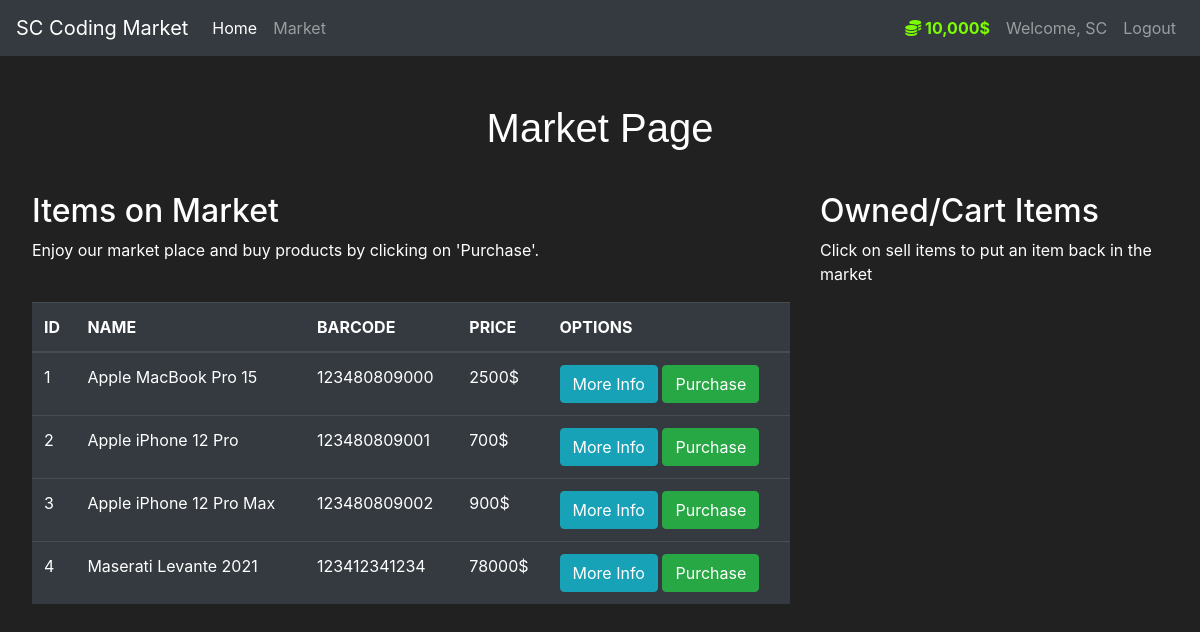
The app's page /market (signed in) with its own data.
### market/models.py (models this page shows, shortened)
class User(db.Model, UserMixin):
    id =  db.Column(db.Integer(), primary_key=True)
    username = db.Column(db.String(length=30), nullable=False, unique=True)
    email_address = db.Column(db.String(length=50), nullable=False, unique=True)
    password_hash = db.Column(db.String(length=60), nullable=False)
    budget = db.Column(db.Integer(), default=10000)
    items = db.relationship('Item', backref='owned_user', lazy=True)
    @property
    def password(self):
        return self.password

class Item(db.Model):
    id =  db.Column(db.Integer(), primary_key=True)
    name = db.Column(db.String(length=30),nullable=False, unique=True)
    price = db.Column(db.Integer(), nullable=False)
    barcode = db.Column(db.String(length=12), nullable=False, unique=True)
    description = db.Column(db.String(length=1024), nullable=False, unique=True)
    owner = db.Column(db.Integer(), db.ForeignKey('user.id'))

### market/routes.py (the view, shortened to what this page needs)
@app.route("/market", methods=['GET', 'POST'])
@login_required
def market_page():
    purchase_form = PurchaseItemForm()
    sell_form = SellItemForm()
    if request.method == 'GET':
        items = Item.query.filter_by(owner=None)
        owned_items = Item.query.filter_by(owner=current_user.id)
        return render_template("market.html", items=items, purchase_form=purchase_form, owned_items=owned_items, sell_form=sell_form)

### market/models.py (called while the page is built)
@login_manager.user_loader
def load_user(user_id):
    return User.query.get(int(user_id))

### market/templates/market.html (shortened to what this page needs)
{% extends 'base.html' %}
{% block content %}
<h1 style="margin-top: 3rem; font-family: sans-serif;;">Market Page</h1>
<div class="row" style="padding: 2rem 1rem 2rem 2rem; text-align: left;">
    <div class="col-8">
        <h2>Items on Market</h2>
        <p>Enjoy our market place and buy products by clicking on 'Purchase'.</p>
        <br>
        <table class="table table-hover table-dark">
            <thead>
                <tr>
                    <th scope="col">ID</th>
                    <th scope="col">NAME</th>
                    <th scope="col">BARCODE</th>
                    <th scope="col">PRICE</th>
                    <th scope="col">OPTIONS</th>
                </tr>
            </thead>
            <tbody>
                {% for item in items %}
                <tr>
                    <td>{{item.id}}</td>
                    <td>{{item.name}}</td>
                    <td>{{item.barcode}}</td>
                    <td>{{item.price}}$</td>
                    <td>
                        <button class="btn btn-outline btn-info" data-toggle="modal"
                            data-target="#Modal-MoreInfo-{{ item.id }}">More
                            Info</button>
                        <button class="btn btn-outline btn-success" data-toggle="modal"
                            data-target="#Modal-PurchaseConfirm-{{ item.id }}">Purchase</button>
                    </td>
                </tr>
                {% endfor %}
            </tbody>
        </table>
    </div>
    <div class="col-4">
        <h2>Owned/Cart Items</h2>
        <p>Click on sell items to put an item back in the market</p>
        <br>
    </div>
</div>
{% endblock %}

### market/templates/base.html (shortened to what this page needs)
<!doctype html>
<html lang="en">
<head>
    <link rel="stylesheet" href="https://cdn.jsdelivr.net/npm/bootstrap@4.5.3/dist/css/bootstrap.min.css"
>
    <link rel="stylesheet" href="https://cdnjs.cloudflare.com/ajax/libs/font-awesome/5.14.0/css/all.css">
</head>
<body class="text-center">
    <nav class="navbar navbar-expand-md navbar-dark bg-dark">
        <a class="navbar-brand" href="#">SC Coding Market</a>
        <div class="collapse navbar-collapse" id="navbarNav">
            <ul class="navbar-nav mr-auto">
                <li class="nav-item active">
                    <a class="nav-link" href="{{ url_for('home_page') }}">Home </a>
                </li>
                <li class="nav-item">
                    <a class="nav-link" href="{{ url_for('market_page') }}">Market</a>
                </li>
            </ul>
            {% if current_user.is_authenticated %}
            <ul class="navbar-nav">
                <li class="nav-item">
                    <a class="nav-link" style="color:lawngreen; font-weight:bold;">
                        <i class="fas fa-coins"></i>
                        {{ "{:,.0f}".format(current_user.budget) }}$
                    </a>
                </li>
                <li class="nav-item">
                    <a class="nav-link">Welcome, {{ current_user.username | upper }}</a>
                </li>
                <li class="nav-item">
                    <a class="nav-link" href="{{ url_for('logout_page') }}">Logout</a>
                </li>
            </ul>
            {% endif%}
        </div>
    </nav>
    {% block content %}
    {% endblock %}
</body>
</html>

### market/templates/base.html (style rules this page uses)
body { background-color: #212121; color: white }

### records on screen
User: budget "10,000", username "SC"
Item: id "1", name "Apple MacBook Pro 15", barcode "123480809000", price "2500"
Item: id "2", name "Apple iPhone 12 Pro", barcode "123480809001", price "700"
Item: id "3", name "Apple iPhone 12 Pro Max", barcode "123480809002", price "900"
Item: id "4", name "Maserati Levante 2021", barcode "123412341234", price "78000"
